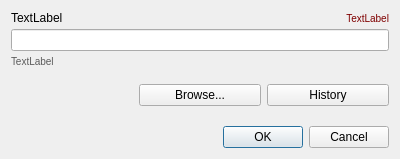
<?xml version="1.0" encoding="UTF-8"?>
<ui version="4.0">
 <class>SimpleFileDialogWithHistory</class>
 <widget class="QDialog" name="SimpleFileDialogWithHistory">
  <property name="geometry">
   <rect>
    <x>0</x>
    <y>0</y>
    <width>400</width>
    <height>159</height>
   </rect>
  </property>
  <property name="windowTitle">
   <string>Dialog</string>
  </property>
  <property name="styleSheet">
   <string notr="true">QMenu {
font-size:12px;
}</string>
  </property>
  <layout class="QGridLayout" name="gridLayout">
   <property name="verticalSpacing">
    <number>4</number>
   </property>
   <item row="2" column="0" colspan="3">
    <widget class="QLineEdit" name="inFilename"/>
   </item>
   <item row="6" column="1">
    <spacer name="verticalSpacer">
     <property name="orientation">
      <enum>Qt::Vertical</enum>
     </property>
     <property name="sizeHint" stdset="0">
      <size>
       <width>20</width>
       <height>40</height>
      </size>
     </property>
    </spacer>
   </item>
   <item row="5" column="2">
    <widget class="QPushButton" name="btnHistory">
     <property name="text">
      <string>History</string>
     </property>
    </widget>
   </item>
   <item row="5" column="1">
    <widget class="QPushButton" name="btnBrowse">
     <property name="text">
      <string>Browse...</string>
     </property>
    </widget>
   </item>
   <item row="0" column="0">
    <widget class="QLabel" name="label">
     <property name="text">
      <string>TextLabel</string>
     </property>
    </widget>
   </item>
   <item row="7" column="0" colspan="3">
    <widget class="QDialogButtonBox" name="buttonBox">
     <property name="orientation">
      <enum>Qt::Horizontal</enum>
     </property>
     <property name="standardButtons">
      <set>QDialogButtonBox::Cancel|QDialogButtonBox::Ok</set>
     </property>
    </widget>
   </item>
   <item row="4" column="0">
    <spacer name="verticalSpacer_2">
     <property name="orientation">
      <enum>Qt::Vertical</enum>
     </property>
     <property name="sizeType">
      <enum>QSizePolicy::Fixed</enum>
     </property>
     <property name="sizeHint" stdset="0">
      <size>
       <width>20</width>
       <height>12</height>
      </size>
     </property>
    </spacer>
   </item>
   <item row="3" column="0" colspan="3">
    <widget class="QLabel" name="outSavePath">
     <property name="styleSheet">
      <string notr="true">font-size:10px; color: rgb(91, 91, 91);</string>
     </property>
     <property name="text">
      <string>TextLabel</string>
     </property>
     <property name="wordWrap">
      <bool>true</bool>
     </property>
    </widget>
   </item>
   <item row="0" column="1" colspan="2">
    <widget class="QLabel" name="outError">
     <property name="styleSheet">
      <string notr="true">font-size:10px; color: #7f0000;	</string>
     </property>
     <property name="text">
      <string>TextLabel</string>
     </property>
     <property name="alignment">
      <set>Qt::AlignRight|Qt::AlignTrailing|Qt::AlignVCenter</set>
     </property>
     <property name="wordWrap">
      <bool>true</bool>
     </property>
    </widget>
   </item>
  </layout>
 </widget>
 <tabstops>
  <tabstop>inFilename</tabstop>
  <tabstop>btnBrowse</tabstop>
  <tabstop>btnHistory</tabstop>
 </tabstops>
 <resources/>
 <connections>
  <connection>
   <sender>buttonBox</sender>
   <signal>accepted()</signal>
   <receiver>SimpleFileDialogWithHistory</receiver>
   <slot>accept()</slot>
   <hints>
    <hint type="sourcelabel">
     <x>254</x>
     <y>154</y>
    </hint>
    <hint type="destinationlabel">
     <x>157</x>
     <y>274</y>
    </hint>
   </hints>
  </connection>
  <connection>
   <sender>buttonBox</sender>
   <signal>rejected()</signal>
   <receiver>SimpleFileDialogWithHistory</receiver>
   <slot>reject()</slot>
   <hints>
    <hint type="sourcelabel">
     <x>322</x>
     <y>154</y>
    </hint>
    <hint type="destinationlabel">
     <x>286</x>
     <y>274</y>
    </hint>
   </hints>
  </connection>
 </connections>
</ui>
